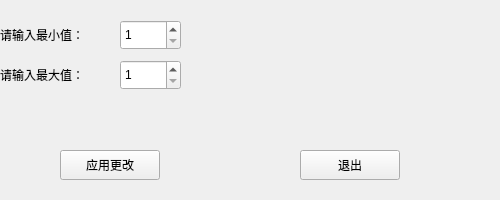
<?xml version="1.0" encoding="UTF-8"?>
<ui version="4.0">
 <class>settings</class>
 <widget class="QMainWindow" name="settings">
  <property name="geometry">
   <rect>
    <x>0</x>
    <y>0</y>
    <width>500</width>
    <height>200</height>
   </rect>
  </property>
  <property name="windowTitle">
   <string>随机抽选设置</string>
  </property>
  <widget class="QWidget" name="centralwidget">
   <widget class="QSpinBox" name="minNum">
    <property name="geometry">
     <rect>
      <x>120</x>
      <y>20</y>
      <width>61</width>
      <height>30</height>
     </rect>
    </property>
    <property name="minimum">
     <number>1</number>
    </property>
   </widget>
   <widget class="QLabel" name="minNumText">
    <property name="geometry">
     <rect>
      <x>0</x>
      <y>20</y>
      <width>120</width>
      <height>30</height>
     </rect>
    </property>
    <property name="text">
     <string>请输入最小值：</string>
    </property>
   </widget>
   <widget class="QSpinBox" name="maxNum">
    <property name="geometry">
     <rect>
      <x>120</x>
      <y>60</y>
      <width>61</width>
      <height>30</height>
     </rect>
    </property>
    <property name="minimum">
     <number>1</number>
    </property>
   </widget>
   <widget class="QLabel" name="maxNumText">
    <property name="geometry">
     <rect>
      <x>0</x>
      <y>60</y>
      <width>120</width>
      <height>30</height>
     </rect>
    </property>
    <property name="text">
     <string>请输入最大值：</string>
    </property>
   </widget>
   <widget class="QPushButton" name="applyButton">
    <property name="geometry">
     <rect>
      <x>60</x>
      <y>150</y>
      <width>100</width>
      <height>30</height>
     </rect>
    </property>
    <property name="text">
     <string>应用更改</string>
    </property>
   </widget>
   <widget class="QPushButton" name="exitButton">
    <property name="geometry">
     <rect>
      <x>300</x>
      <y>150</y>
      <width>100</width>
      <height>30</height>
     </rect>
    </property>
    <property name="text">
     <string>退出</string>
    </property>
   </widget>
  </widget>
 </widget>
 <resources/>
 <connections>
  <connection>
   <sender>exitButton</sender>
   <signal>clicked()</signal>
   <receiver>settings</receiver>
   <slot>close()</slot>
   <hints>
    <hint type="sourcelabel">
     <x>640</x>
     <y>370</y>
    </hint>
    <hint type="destinationlabel">
     <x>424</x>
     <y>249</y>
    </hint>
   </hints>
  </connection>
 </connections>
</ui>
